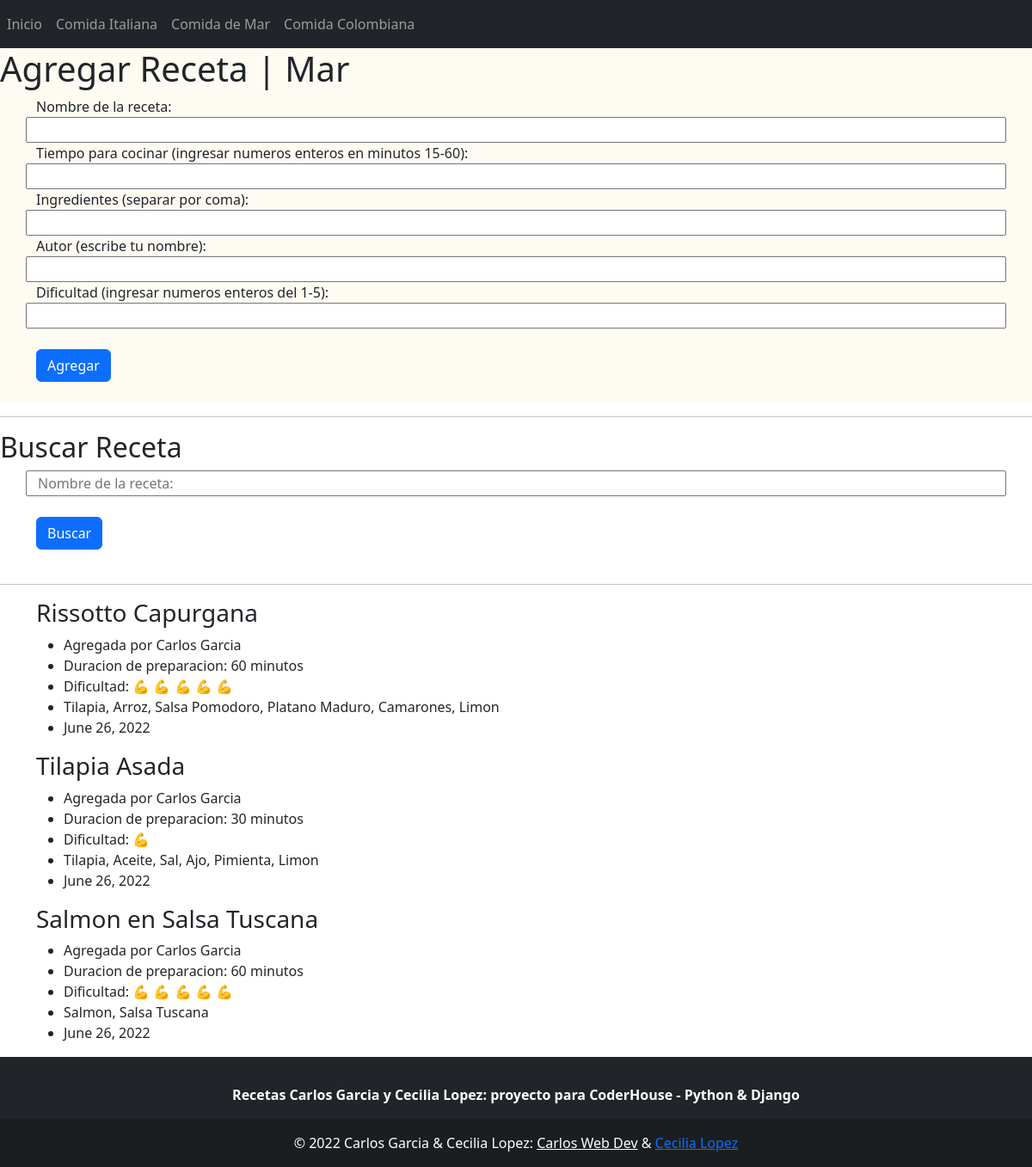
The page /recetas-mar/ on the database its author committed.
### my_app/models.py (models this page shows, shortened)
class RecetasMar(models.Model):
    nombre_plato = models.CharField(max_length=30, unique=True, null=False)
    tiempo_cocina = models.IntegerField(unique=False, null=False, validators=[MinValueValidator(15), MaxValueValidator(60)])
    ingredientes = models.CharField(max_length=100 ,unique=False, null=False)
    autor = models.CharField(max_length=30, unique=False, null=False)
    dificultad = models.IntegerField(unique=False, null=False, validators=[MinValueValidator(1), MaxValueValidator(5)])
    fecha_agregada = models.DateField(unique=False, null=False)

### my_app/views.py (the view)
# urls.py: path('recetas-mar/', views.mar, name='mar'),
def mar(request):
    recetas_mar = models.RecetasMar.objects.all()
    if request.method == 'POST':
        if request.POST.get('nombre_receta'):
            busqueda = request.POST['nombre_receta']
            forms = RecetaMarForm()
            recetas = models.RecetasMar.objects.filter(nombre_plato__contains=busqueda)
            resultados = len(recetas)
            return render(request, f'{path_template}{templates_my_app[2]}', context={'forms': forms, 'busqueda': recetas, 'resultado': resultados, 'receta_buscada': busqueda, 'mar': recetas_mar})
        else:
            forms = RecetaMarForm(request.POST)
            if forms.is_valid():
                forms.save()
                return redirect(reverse('my_app:home'))
    else:
        forms = RecetaMarForm()
    return render(request, f'{path_template}{templates_my_app[2]}', context={'forms':forms, 'mar': recetas_mar})

### my_app/forms.py
class RecetaMarForm(ModelForm):
    fecha_agregada = forms.DateField(widget=forms.HiddenInput(), initial=today, label='')
    class Meta:
        model = RecetasMar
        fields = '__all__'
        labels = {
            'nombre_plato': 'Nombre de la receta',
            'tiempo_cocina': 'Tiempo para cocinar (ingresar numeros enteros en minutos 15-60)',
            'ingredientes': 'Ingredientes (separar por coma)',
            'autor': 'Autor (escribe tu nombre)',
            'dificultad': 'Dificultad (ingresar numeros enteros del 1-5)',
            'fecha_agregada': None,
        }

### my_app/templates/my_app/mar.html (shortened to what this page needs)
{% extends 'my_app/base.html' %}
{% block content %}
<div class="forms">
    <h1>Agregar Receta | Mar</h1>
<div class="container">
    <form action="" method="POST">
        {% for form in forms %}
        <div class="form-group row">
            {{ form.label_tag }} {{form}}
        </div>
        {% endfor %}
        <br>
        <input class='btn btn-primary'type="submit" value="Agregar">
    </form>
    <br>
</div>
</div>
<hr>
<h2>Buscar Receta</h2>
<div class="container">
    <form action="" method="POST">
        <div class="form-group row">
            <input type="text" placeholder="Nombre de la receta: " name="nombre_receta">
        </div>
        <br>
            <input class="btn btn-primary" type="submit" value="Buscar">
    </form>
</div>
<br>
{% if resultado > 0 %}
<h3> Has buscado {{receta_buscada}}</h3>
    {% for resultado in busqueda %}
    <div class="container">
        <h3>{{resultado.nombre_plato}}</h3>
        <ul>
                <li>Agregada por {{resultado.autor}}</li>
                <li>Duracion de preparacion: {{ resultado.tiempo_cocina }} minutos</li>
            <li>Dificultad: {% if resultado.dificultad == 1 %}
                💪
                {% elif resultado.dificultad == 2 %}
                💪 💪
                {% elif resultado.dificultad == 3 %}
                💪 💪 💪
                {% elif resultado.dificultad == 4 %}
                💪 💪 💪 💪
                {% elif resultado.dificultad == 5 %}
                💪 💪 💪 💪 💪
                {% endif %}
            </li>
            <li>{{resultado.ingredientes|title}}</li>
            <li>{{resultado.fecha_agregada}}</li></div> <br>
    {% endfor %}
{% elif resultado == 0 %}
<div class="container">
<h3> Has buscado {{receta_buscada}}</h3>
<p> No existen recetas por {{receta_buscada}}</p>
</div>
{% else %}
<hr>
<div class="container">
{% for receta in mar %}
<h3>{{receta.nombre_plato}}</h3>
<ul>
    <li>Agregada por {{receta.autor}}</li>
    <li>Duracion de preparacion: {{ receta.tiempo_cocina }} minutos</li>
    <li>Dificultad: {% if receta.dificultad == 1 %}
        💪
        {% elif receta.dificultad == 2 %}
        💪 💪
        {% elif receta.dificultad == 3 %}
        💪 💪 💪
        {% elif receta.dificultad == 4 %}
        💪 💪 💪 💪
        {% elif receta.dificultad == 5 %}
        💪 💪 💪 💪 💪
        {% endif %}
    </li>
    <li>{{receta.ingredientes|title}}</li>
    <li>{{receta.fecha_agregada}}</li>
</ul>
{% endfor %}
</div>
{% endif %}
{% endblock %}

### my_app/static/my_app/styles.css (style rules this page uses)
.forms, .home { background-color: #FEFBF3; }

### rows shown on the page
RecetasMar: nombre_plato "Rissotto Capurgana", autor "Carlos Garcia", tiempo_cocina "60", ingredientes "Tilapia, Arroz, Salsa Pomodoro, Platano Maduro, Camarones, Limon", fecha_agregada "June 26, 2022"
RecetasMar: nombre_plato "Tilapia Asada", autor "Carlos Garcia", tiempo_cocina "30", ingredientes "Tilapia, Aceite, Sal, Ajo, Pimienta, Limon", fecha_agregada "June 26, 2022"
RecetasMar: nombre_plato "Salmon en Salsa Tuscana", autor "Carlos Garcia", tiempo_cocina "60", ingredientes "Salmon, Salsa Tuscana", fecha_agregada "June 26, 2022"
